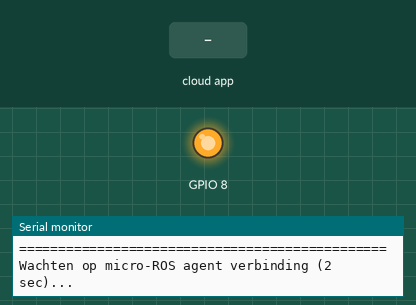
Recording of a program running on a simulated ESP32-C3. Parts: output pins drawn as LEDs (lit = HIGH), the last lines printed to the serial monitor. The test bench sets the inputs (shaded band). The ROS host is connected and sends only what is stated.

Above: at 0.1 s.
At 3.2 s:
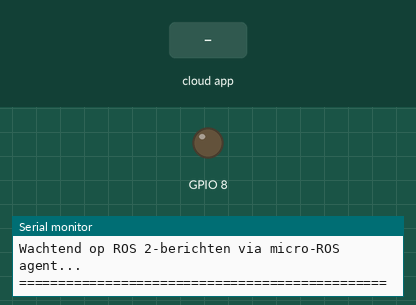
3.3 s: the phone or cloud app sets template_subscriber to -100
Timing chart, 0 to 6.3 s (numbered marks = the images above; inputs shaded):
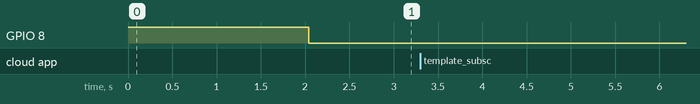

The program:

main.cpp
```cpp
/*
 * ============================================================================
 * MICRO-ROS TEMPLATE VOOR ESP32
 * ============================================================================
 * Dit programma implementeert een eenvoudige micro-ROS node met:
 *   - Een PUBLISHER die periodiek sensorsignalen verstuurt
 *   - Een SUBSCRIBER die berichten van ROS 2 ontvangt
 *   - Een TIMER die beide callbacks periodiek triggert
 *   - Foutafhandeling met statusled
 *
 * Vereisten:
 *   - ESP32 Dev board (WROOM of C3 variant)
 *   - micro-ROS agent draaien op host:
 *     ros2 run micro_ros_agent micro_ros_agent serial --dev /dev/ttyUSB0
 * ============================================================================
 */

#include <Arduino.h>
#include <micro_ros_platformio.h>

// ROS 2 C API headers voor node, publisher, subscriber en executor
#include <rcl/rcl.h>
#include <rclc/rclc.h>
#include <rclc/executor.h>

// Bericht-types: Int16 voor publisher, Float32 voor subscriber
#include <std_msgs/msg/int16.h>
#include <std_msgs/msg/float32.h>


// Compilatie-check: deze template werkt ALLEEN via seriële transport
#if !defined(MICRO_ROS_TRANSPORT_ARDUINO_SERIAL)
#error This template is only avaliable for Arduino framework with serial transport.
#endif


// ============================================================================
// GLOBALE ROS 2 OBJECTEN
// ============================================================================

// PUBLISHER: verzend bericht naar topic "template_publisher"
//   - Berichten van type std_msgs/msg/Int16
//   - Inhoud wordt ingesteld in timer_callback()
rcl_publisher_t template_publisher;
std_msgs__msg__Int16 publisher_information;

// SUBSCRIBER: luister naar topic "template_subscriber"
//   - Berichten van type std_msgs/msg/Float32
//   - Nieuwe berichten activeren subscription_callback()
rcl_subscription_t template_subscription;
std_msgs__msg__Float32 subscriber_information;

// EXECUTOR: centrale "eventlus" die timers en subscribers verwerkt
//   - In loop() wordt executor_spin_some() aangeroepen
//   - Dit voert alle pending callbacks uit
rclc_executor_t executor;

// SUPPORT: bevat context en initialiseringsdata voor de ROS-middleware
//   - Init eenmalig in setup()
//   - Gebruikt door node, publisher, subscriber, etc.
rclc_support_t support;

// ALLOCATOR: defines hoe geheugen wordt beheerd (malloc/free)
//   - Standaard allocator : gewoon standard libc malloc/free
rcl_allocator_t allocator;

// NODE: representatie van deze ESP32 als ROS 2 node
//   - Zichtbaar in ROS 2 via `ros2 node list`
//   - Naam vastgesteld in NODE_NAME macro
rcl_node_t node;

// TIMER: triggert timer_callback() met vaste interval (1000 ms = 1 Hz)
//   - Periodiek publiceren van sensordata
rcl_timer_t timer;

// ============================================================================
// CONFIGURATIE EN MACROS
// ============================================================================

// Node-naam: zichtbaar in `ros2 node list` en `ros2 topic list`
#define NODE_NAME "microros_template_node"

// RCCHECK: HARDE FOUTCONTROLE - stopt alles op kritische fouten
// Gebruikt voor installatie van publisher, subscriber, executor
// Bij fout: activeer error_loop() die LED knippert en systeem herstart
//
// Voorbeeld:
//   RCCHECK(rclc_node_init_default(&node, NODE_NAME, "", &support));
//   Als initialisatie faalt: krimp LED en ESP.restart()
#define RCCHECK(fn) { rcl_ret_t temp_rc = fn; if((temp_rc != RCL_RET_OK)){error_loop();}}

// RCSOFTCHECK: ZACHTE FOUTCONTROLE - errors worden genegeerd
// Gebruikt voor operaties die mogen falen zonder systeem stop
// Voorbeeld: publiceren van bericht mis gaat? Ga gewoon door naar volgende cycle
//
// Voorbeeld:
//   RCSOFTCHECK(rcl_publish(&template_publisher, &publisher_information, NULL));
//   Als publiceren faalt: niets gebeurt (geen error_loop)
#define RCSOFTCHECK(fn) { rcl_ret_t temp_rc = fn; if((temp_rc != RCL_RET_OK)){}}

// ============================================================================
// GLOBALE VARIABELEN EN FOUTAFHANDELING
// ============================================================================

// État van de status-LED tijdens foutknipperen (true = HIGH, false = LOW)
bool errorLedState = false;


// FOUTAFHANDELING: error_loop()
// ============================================================================
// Deze functie wordt aangeroepen wanneer een RCCHECK() macro een fout detecteert.
//
// Gedrag:
//   1. Print foutmelding naar seriële console
//   2. Knippert STATUS_LED_PIN 20x als visuele waarschuwing
//   3. Roept ESP.restart() aan na timeout
//
// Dit is een "veilige toestand" - normaal programmaflow stopt hier.
//
// Waarschijnlijke oorzaken van fout:
//   - Micro-ROS agent niet draaiend op host PC
//   - USB/seriële verbinding verbroken
//   - Onvoldoende geheugen op ESP32
//   - Onverwachte ROS-initialisatiefout
void error_loop(){
  int count = 0;

  // Log fout naar seriële monitor
  Serial.printf("Ultrasonic Sensor\nError\nSystem halted");

  // Knipperloop: LED aan/uit om visueel aan te geven dat iets mis is
  while(count < 20){
    if(errorLedState){
        // LED AAN
        digitalWrite(STATUS_LED_PIN, HIGH);
        errorLedState = false;
    }
    else{
        // LED UIT
        digitalWrite(STATUS_LED_PIN, LOW);
        errorLedState = true;
    }
    // 100 ms wachten tussen staatwisseling (2 sec totale knippersequentie)
    delay(100);
    count++;
  }

  // Herstart ESP32 na foutknippersequentie
  ESP.restart();
}

// ============================================================================
// TIMER-CALLBACK: Periodiek publiceren van sensordata
// ============================================================================
// Deze functie wordt elke 1000 ms (1 Hz) aangeroepen door de executor.
//
// Stappen:
//   1. Last_call_time parameter ongebruikt - RCLC_UNUSED markeren
//   2. Controleer of timer pointer geldig is
//   3. Lees sensordata en sla op in publisher_information.data
//   4. Publiceer bericht op topic "template_publisher"
//
// Parameters:
//   timer: pointer naar de ROS timer (gecontroleerd in if-statement)
//   last_call_time: timestamp van vorige callback call (niet gebruikt)
void timer_callback(rcl_timer_t * timer, int64_t last_call_time) {
  // Zeg tegen compiler dat last_call_time bewust niet gebruikt wordt
  RCLC_UNUSED(last_call_time);

  // Veiligheidschecks
  if (timer != NULL) {
    // ========================================================================
    // TODO: STAP 1 - SENSORDATA INLEZEN
    // ========================================================================
    // Vervang deze dummywaarde door actualere sensorwaardes:
    //
    //   analogValue = analogRead(A0);          // ADC van analoge sensor
    //   publisher_information.data = analogValue / 16;  // Schaal naar Int16
    //
    //   of voor digitale sensoren:
    //   if (digitalRead(SENSOR_PIN)) {
    //     publisher_information.data = 1;
    //   } else {
    //     publisher_information.data = 0;
    //   }
    //
    publisher_information.data = 42;  // Dummywaarde (vervang door echte sensor!)

    // ========================================================================
    // STAP 2 - BERICHT PUBLICEREN
    // ========================================================================
    // Verstuur publisher_information naar ROS 2 topic "template_publisher"
    // RCSOFTCHECK: als publiceren faalt, gaat loop gewoon door
    // Dit voorkomt dat 1 gefaalde publish het hele systeem stopt
    RCSOFTCHECK(rcl_publish(&template_publisher, &publisher_information, NULL));

    // Optioneel: log naar seriële monitor (alleen voor debugging)
    // Serial.printf("Published Int16: %d\n", publisher_information.data);
  }
}

// ============================================================================
// SUBSCRIBER-CALLBACK: Ontvangen van ROS 2-berichten
// ============================================================================
// Deze functie wordt aangeroepen ZODRA een nieuw bericht binnenkomt op
// topic "template_subscriber" (type: std_msgs/msg/Float32).
//
// Stappen:
//   1. Cast de void pointer naar Float32 pointer
//   2. Controleer op NULL pointer (foute bericht)
//   3. Verwerk het ontvangen bericht (bijv. motor sturen, LED dimmen)
//
// Voorbeeld berichten verzenden vanuit ROS 2 PC:
//   ros2 topic pub /template_subscriber std_msgs/msg/Float32 "{data: 3.14}"
//
// Parameters:
//   msgin: void pointer naar Float32 bericht (moet gecast worden)
void subscription_callback(const void * msgin) {
  // Cast van void* naar Float32* (type-safe bericht)
  const std_msgs__msg__Float32 * msg = (const std_msgs__msg__Float32 *)msgin;

  // Veiligheidschecks: controleer NULL pointer
  if (msg == NULL) {
    Serial.println("ERROR: NULL message in subscription_callback");
    return;
  }

  // ========================================================================
  // TODO: STAP 1 - ONTVANGEN DATA VERWERKEN
  // ========================================================================
  // Sla ontvangen Float32 waarde op voor gebruik in loop()
  subscriber_information.data = msg->data;

  // Debug output naar seriële monitor
  Serial.printf("[SUBSCRIBER] Ontvangen Float32: %.2f\n", msg->data);

  // ========================================================================
  // TODO: STAP 2 - HARDWARE-ACTUATOREN AANSTUREN (optional)
  // ========================================================================
  // Voorbeelden:
  //
  //   1. PWM-signaal naar motor variëren:
  //      int pwm_value = (int)(msg->data * 255.0);  // 0.0-1.0 naar 0-255
  //      analogWrite(MOTOR_PIN, pwm_value);
  //
  //   2. LED dimmen met PWM:
  //      ledcWrite(LED_CHANNEL, (int)(msg->data * 256));
  //
  //   3. Relais AAN/UIT op basis van drempel:
  //      if (msg->data > 0.5) {
  //        digitalWrite(RELAY_PIN, HIGH);
  //      } else {
  //        digitalWrite(RELAY_PIN, LOW);
  //      }
  //
  //   4. Servo naar hoek (0-180 graden):
  //      servo.write((int)(msg->data));
  //
}

// ============================================================================
// SETUP: Eenmalige initialisatie van hardware en ROS 2
// ============================================================================
// Deze functie wordt EENMALIG uitgevoerd na opstarten van de ESP32.
void setup() {
  // ========================================================================
  // STAP 1: HARDWARE-PINNEN INITIALISEREN
  // ========================================================================

  // Status-LED: visuele feedback gedurende opstart en bij fouten
  pinMode(STATUS_LED_PIN, OUTPUT);
  digitalWrite(STATUS_LED_PIN, HIGH);  // LED AAN als indicatie opstart

  // ========================================================================
  // TODO: STAP 2 - JE EIGEN HARDWARE SETUP
  // ========================================================================
  // Voeg hier initialisatie toe voor je sensoren en actuatoren:
  //
  //   // Analoge sensor (ADC)
  //   pinMode(A0, INPUT);
  //   analogSetAttenuation(ADC_11db);
  //
  //   // Digitale sensor
  //   pinMode(SENSOR_PIN, INPUT);
  //
  //   // Motor PWM
  //   ledcSetup(LED_CHANNEL, PWM_FREQUENCY, PWM_RESOLUTION);
  //   ledcAttachPin(MOTOR_PIN, LED_CHANNEL);
  //
  //   // Servo
  //   servo.attach(SERVO_PIN);
  //   servo.write(90);
  //

  // ========================================================================
  // STAP 3: SERIËLE COMMUNICATIE STARTEN
  // ========================================================================
  // Seriële poort voor debug-output en micro-ROS transport
  // Baudrate 115200: standaard voor ESP32 en micro-ROS agent
  Serial.begin(115200);

  Serial.println("\n\n===============================================");
  Serial.println("MICRO-ROS TEMPLATE OPSTARTEN");
  Serial.println("===============================================\n");

  // ========================================================================
  // STAP 4: MICRO-ROS TRANSPORT CONFIGUREREN
  // ========================================================================
  // Stel seriële verbinding in als transport-medium naar micro-ROS agent
  // De agent op je PC communiceert via deze seriële lijn
  set_microros_serial_transports(Serial);

  // Wachttijd voor seriële stabilisering en agent-verbinding
  // Geeft de micro-ROS agent tijd om verbinding tot stand te brengen
  Serial.println("Wachten op micro-ROS agent verbinding (2 sec)...");
  delay(2000);

  // ========================================================================
  // STAP 5: ROS 2 MIDDLEWARE INITIALISEREN
  // ========================================================================

  // 5a. Allocator: geeft aan hoe geheugen in ROS mag worden beheerd
  // rcl_get_default_allocator() gebruikt standard libc malloc/free
  Serial.println("Initialiseer geheugen-allocator...");
  allocator = rcl_get_default_allocator();

  // 5b. Support-struct: basis-infrastructure voor ROS context
  // Dit moet VOOR alle andere ROS-initialisaties gebeuren
  // Error: stopt systeem met error_loop() als dit faalt
  Serial.println("Initialiseer ROS 2 support context...");
  RCCHECK(rclc_support_init(&support, 0, NULL, &allocator));

  // 5c. Node: representatie van deze ESP32 als ROS 2 node
  // Naam: NODE_NAME ("microros_template_node")
  // Dit maakt de node zichtbaar in `ros2 node list` op de host
  Serial.printf("Maak ROS 2 node aan: %s\n", NODE_NAME);
  RCCHECK(rclc_node_init_default(&node, NODE_NAME, "", &support));


  // ========================================================================
  // STAP 6: PUBLISHER INITIALISEREN
  // ========================================================================
  // Publisher voor periodiek versturen van sensordata
  //
  // Topic-naam:    "template_publisher"
  // Bericht-type:  std_msgs/msg/Int16
  // Frequentie:    1 Hz (ingesteld in timer)
  //
  // Testen: ros2 topic echo /template_publisher
  Serial.println("Initialiseer publisher (topic: template_publisher)...");
  RCCHECK(rclc_publisher_init_default(
    &template_publisher,
    &node,
    ROSIDL_GET_MSG_TYPE_SUPPORT(std_msgs, msg, Int16),
    "template_publisher"));

  // ========================================================================
  // STAP 7: SUBSCRIBER INITIALISEREN
  // ========================================================================
  // Subscriber voor ontvangen van ROS 2-commando's
  //
  // Topic-naam:    "template_subscriber"
  // Bericht-type:  std_msgs/msg/Float32
  // Trigger:       ON_NEW_DATA (callback bij elk nieuw bericht)
  //
  // Testen: ros2 topic pub /template_subscriber std_msgs/msg/Float32 "{data: 3.14}"
  Serial.println("Initialiseer subscriber (topic: template_subscriber)...");
  RCCHECK(rclc_subscription_init_default(
    &template_subscription,
    &node,
    ROSIDL_GET_MSG_TYPE_SUPPORT(std_msgs, msg, Float32),
    "template_subscriber"));


  // ========================================================================
  // STAP 8: PERIODIEKE TIMER CONFIGUREREN
  // ========================================================================
  // Timer: activeert timer_callback() elke N milliseconden
  //
  // Timeout: 1000 ms = 1 Hz (sensor lezen + publiceren 1x per seconde)
  // Aanpassen: 500 ms = 2 Hz, 2000 ms = 0.5 Hz, etc.
  //
  // RCL_MS_TO_NS: converteert milliseconden naar nanoseconden
  // (ROS 2 werkt intern met nanoseconden precisie)
  const unsigned int timer_timeout = 1000;  // milliseconden

  Serial.printf("Initialiseer timer (%u ms = %.1f Hz)...\n", timer_timeout, 1000.0/timer_timeout);
  RCCHECK(rclc_timer_init_default(
    &timer,
    &support,
    RCL_MS_TO_NS(timer_timeout),  // RCL_MS_TO_NS: 1000 ms = 1000000000 ns
    timer_callback));

  // ========================================================================
  // STAP 9: EXECUTOR INITIALISEREN EN CALLBACKS REGISTREREN
  // ========================================================================
  // Executor: centrale "event dispatcher" die alle callbacks verwerkt
  //
  // Initialisatie:
  //   - support.context: ROS context (eerder aangemaakt)
  //   - 2: aantal "handles" die executor kan verwerken (1 timer + 1 subscriber)
  //   - allocator: geheugen-manager
  //
  Serial.println("Initialiseer executor met 2 handles (timer + subscriber)...");
  RCCHECK(rclc_executor_init(&executor, &support.context, 2, &allocator));

  // Voeg timer toe aan executor
  // Elke 1000 ms zal executor timer_callback() aanroepen
  Serial.println("  -> Voeg timer toe aan executor");
  RCCHECK(rclc_executor_add_timer(&executor, &timer));

  // Voeg subscriber toe aan executor
  // Bij elk nieuw bericht op topic "template_subscriber" wordt subscription_callback() aanroepen
  // ON_NEW_DATA: callback ook direct uitvoeren (niet wachten op timer)
  Serial.println("  -> Voeg subscriber toe aan executor");
  RCCHECK(rclc_executor_add_subscription(
    &executor,
    &template_subscription,
    &subscriber_information,
    &subscription_callback,
    ON_NEW_DATA));  // Trigger: bij ELKE nieuwe Float32

  // ========================================================================
  // STAP 10: OPSTARTSEQUENTIE AFGEROND
  // ========================================================================
  // Zet LED uit als aanduiding dat setup() voltooid is
  // Systeem staat nu in "normaal bedrijf" - ready voor inkomende berichten
  digitalWrite(STATUS_LED_PIN, LOW);

  Serial.println("\n✓ Setup voltooid! Systeem draait normaal.");
  Serial.println("  Node naam:     microros_template_node");
  Serial.println("  Publisher:     /template_publisher (Int16)");
  Serial.println("  Subscriber:    /template_subscriber (Float32)");
  Serial.println("  Timer:         1000 ms (1 Hz)");
  Serial.println("\nWachtend op ROS 2-berichten via micro-ROS agent...");
  Serial.println("===============================================\n");
}

// ============================================================================
// SETUP() EINDE
// ============================================================================

// ============================================================================
// LOOP: Centrale eventlus (draait oneindig)
// ============================================================================
// Deze functie wordt oneindig herhaald door Arduino framework.
// Hier laten we de executor zijn werk doen:
//   - Timer aflopen? -> timer_callback() activeren
//   - Nieuw subscriber-bericht? -> subscription_callback() activeren
//
// De loop draait op CPU-core 1 (core 0 = WiFi/BLE stack)
//
void loop() {
  // ========================================================================
  // Vertraging: voorkomen van spinloop die CPU 100% belast
  // ========================================================================
  // 100 ms wachten tussen executor-cycles
  // Dit geeft de CPU tijd voor ander werk (WiFi, BLE, etc.)
  delay(100);

  // ========================================================================
  // EXECUTOR SPIN: verwerk pending callbacks
  // ========================================================================
  // rclc_executor_spin_some():
  //   - Controleer alle geregistreerde timers/subscribers op events
  //   - Als timer afgelopen: roep timer_callback() aan
  //   - Als subscriber-bericht aangekomen: roep subscription_callback() aan
  //   - Timeout: 100 ms wachten op events
  //
  // RCSOFTCHECK: zachte foutafhandeling
  //   Executor faalt? Log fout maar ga door met volgende cycle
  //
  RCSOFTCHECK(rclc_executor_spin_some(&executor, RCL_MS_TO_NS(100)));

  // ========================================================================
  // OPTIONEEL: Eigen applicatielogica in loop
  // ========================================================================
  // Hier kan je code toevoegen die ÓNAFHANKELIJk van callbacks draait:
  //
  //   // Bv: iedere 5 seconden iets doen (zonder timer):
  //   static unsigned long last_action = 0;
  //   if (millis() - last_action > 5000) {
  //     Serial.println("5 seconden verstreken");
  //     last_action = millis();
  //   }
  //
  //   // Bv: hardware-status monitoren:
  //   battery_voltage = analogRead(BATT_PIN);
  //   temperature = readTemperatureSensor();
  //
}
```
